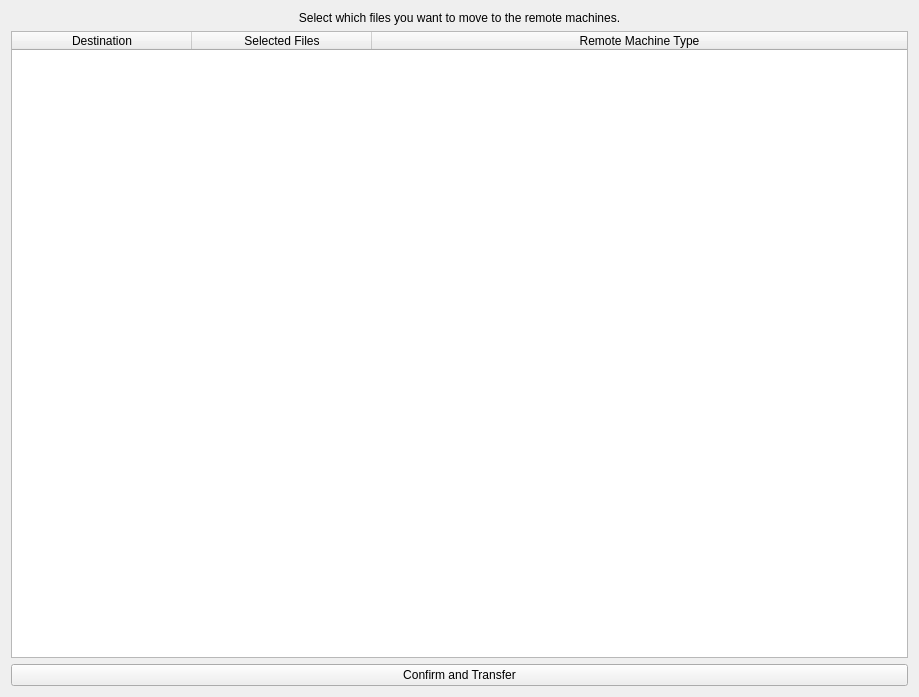
<?xml version="1.0" encoding="UTF-8"?>
<ui version="4.0">
 <class>Dialog</class>
 <widget class="QDialog" name="Dialog">
  <property name="geometry">
   <rect>
    <x>0</x>
    <y>0</y>
    <width>919</width>
    <height>697</height>
   </rect>
  </property>
  <property name="windowTitle">
   <string>Dialog</string>
  </property>
  <layout class="QGridLayout" name="gridLayout_3">
   <item row="1" column="1">
    <layout class="QGridLayout" name="gridLayout" columnstretch="1,1">
     <item row="2" column="0" colspan="2">
      <widget class="QTableWidget" name="fileTable">
       <property name="editTriggers">
        <set>QAbstractItemView::NoEditTriggers</set>
       </property>
       <attribute name="horizontalHeaderDefaultSectionSize">
        <number>180</number>
       </attribute>
       <attribute name="horizontalHeaderStretchLastSection">
        <bool>true</bool>
       </attribute>
       <attribute name="verticalHeaderVisible">
        <bool>false</bool>
       </attribute>
       <column>
        <property name="text">
         <string>Destination</string>
        </property>
       </column>
       <column>
        <property name="text">
         <string>Selected Files</string>
        </property>
       </column>
       <column>
        <property name="text">
         <string>Remote Machine Type</string>
        </property>
       </column>
      </widget>
     </item>
     <item row="3" column="0" colspan="2">
      <widget class="QPushButton" name="confirmTransferButton">
       <property name="minimumSize">
        <size>
         <width>445</width>
         <height>0</height>
        </size>
       </property>
       <property name="text">
        <string>Confirm and Transfer</string>
       </property>
       <property name="autoDefault">
        <bool>false</bool>
       </property>
      </widget>
     </item>
    </layout>
   </item>
   <item row="0" column="1">
    <widget class="QLabel" name="label">
     <property name="text">
      <string>Select which files you want to move to the remote machines.</string>
     </property>
     <property name="alignment">
      <set>Qt::AlignCenter</set>
     </property>
    </widget>
   </item>
  </layout>
 </widget>
 <resources/>
 <connections/>
</ui>
